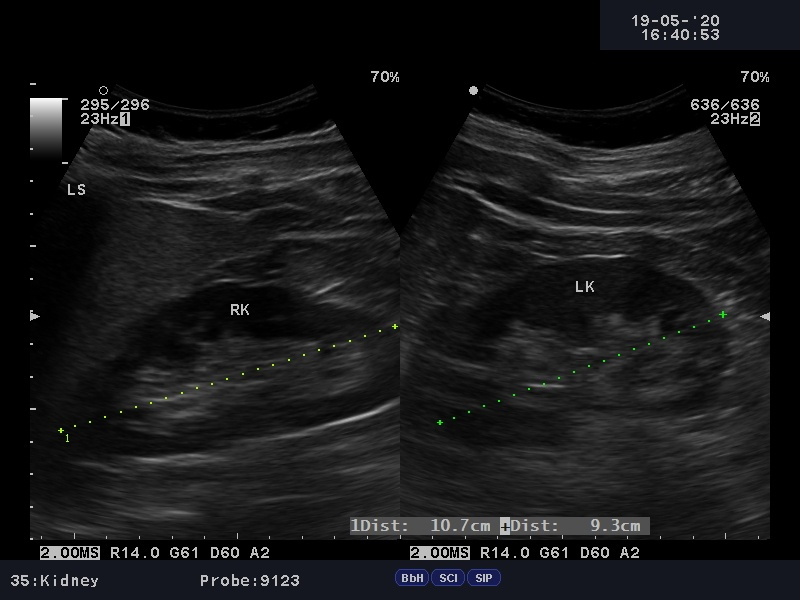
#> input picture images/-_2003880-_URO-_20442_20200519_Kidney_0002.JPG, 800 x 600 px, found by its file name
$ python external.py
#> lines starting #> are read from the running program, lines starting #| are printed output that depends on the picture; after the words box and inside, x2 and y2 are one past the last pixel; in counts of white or black regions, pixels touching at a corner belong together
# [25 lines of commented-out code are left out]
import cv2
import matplotlib.pyplot as plt

# Read the image
image1 = cv2.imread('images/-_2003880-_URO-_20442_20200519_Kidney_0002.JPG')
#> image1 is the input picture: shape (600, 800, 3); mean B, G, R 24.6, 23.8, 23.5

# Display the image
plt.figure(figsize=[10,10])
plt.imshow(image1[:,:,::-1]);plt.title("Original Image");plt.axis("off")

image1_copy = image1.copy()

# Convert the image to gray-scale
gray = cv2.cvtColor(image1_copy, cv2.COLOR_BGR2GRAY)

# Display the result
plt.imshow(gray, cmap="gray");plt.title("Gray-scale Image");plt.axis("off")

gray_inverted = cv2.bitwise_not(gray)
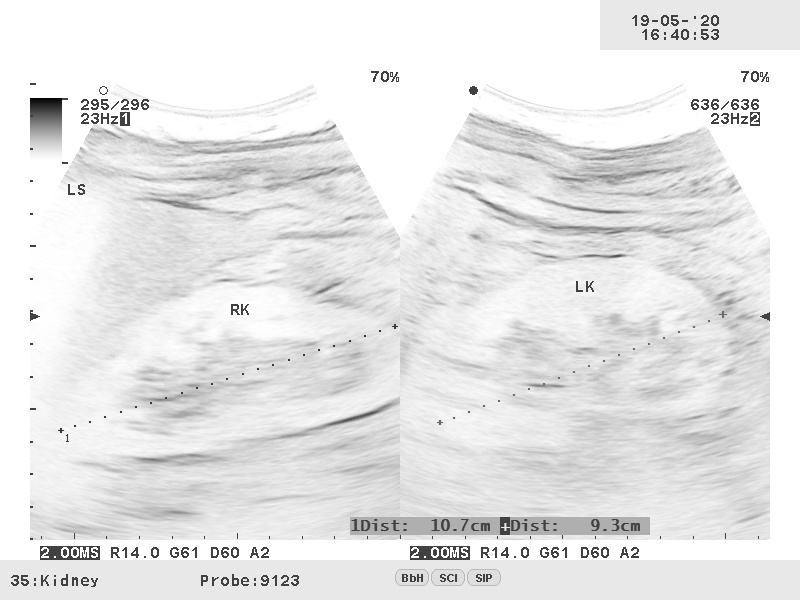
#> gray_inverted: shape (600, 800); min 1, max 255, mean 231.2

# Display the result
plt.figure(figsize=[10,10])
plt.imshow(gray_inverted ,cmap="gray");plt.title("Bitwise Inverted");plt.axis("off")

# Find the contours from the inverted gray-scale image
contours, hierarchy = cv2.findContours(gray_inverted, cv2.RETR_EXTERNAL, cv2.CHAIN_APPROX_NONE)
#> contours = 1 contour; box (x1, y1, x2, y2) and area: (0, 0, 800, 600) 478601

# draw all contours
cv2.drawContours(image1_copy, contours, -1, (0, 255, 0), 2)
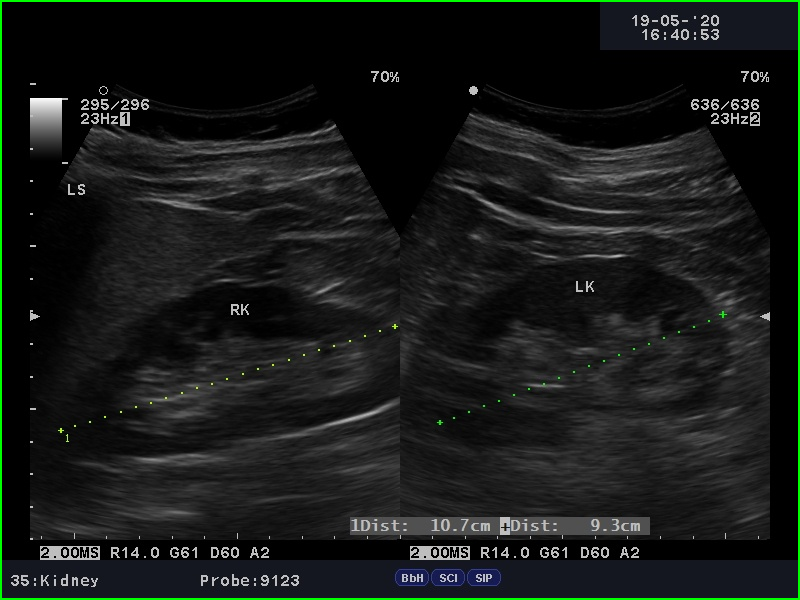
#> image1_copy: shape (600, 800, 3); 1.16% of pixels changed, all inside (x1, y1, x2, y2) = (0, 0, 800, 600)

# Display the result
plt.figure(figsize=[10,10])
plt.imshow(image1_copy[:,:,::-1]);plt.title("Contours Detected");plt.axis("off")
# plt.show()

# Create a binary thresholded image
_, binary = cv2.threshold(gray_inverted, 250, 1, cv2.THRESH_BINARY)
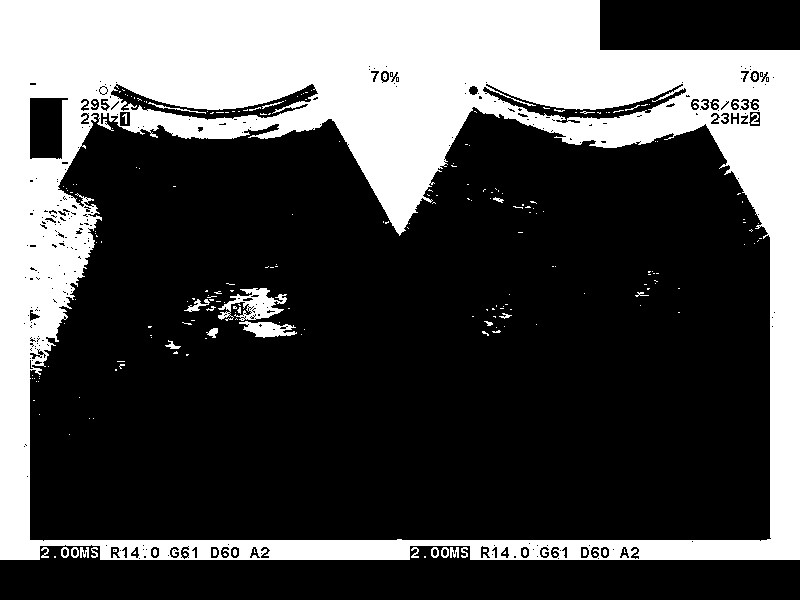
#> binary: shape (600, 800); values 0 (black) and 1 (white), 31% white; 234 white regions (200 under 20 px)

# Display the result
plt.figure(figsize=[10,10])
plt.imshow(binary, cmap="gray");plt.title("Binary Image");plt.axis("off")
# plt.show()

image1_copy = image1.copy()

# Read the image
Gray_image = cv2.imread('images/original_img.png', 0)
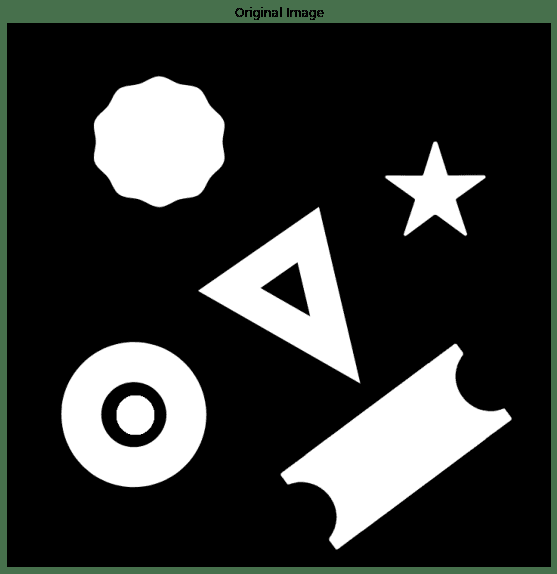
#> input picture images/original_img.png, 557 x 574 px, found by its file name
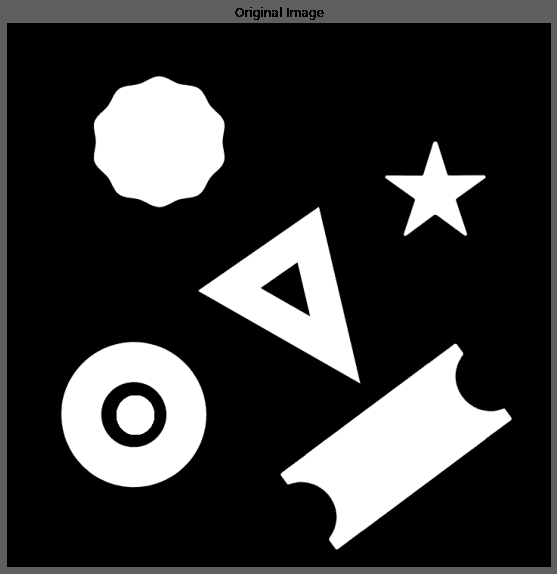
#> Gray_image: shape (574, 557); min 0, max 255, mean 55.1

# Find all contours in the image.
contours, hierarchy = cv2.findContours(binary, cv2.RETR_EXTERNAL, cv2.CHAIN_APPROX_SIMPLE)
#> contours = 13 contours, 2 with area under 20; largest, box (x1, y1, x2, y2) and area: (0, 0, 800, 560) 434934, (61, 547, 69, 558) 62, (441, 547, 449, 558) 61, (431, 547, 439, 558) 61, (71, 547, 79, 558) 61

# Draw all the contours.
cv2.drawContours(binary, contours, -1, (0,255,0), 3)
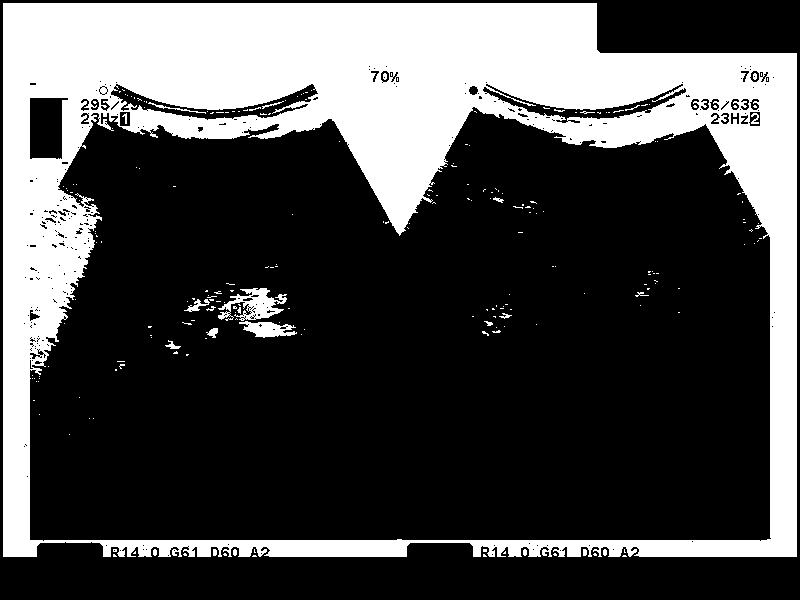
#> binary: shape (600, 800); values 0 (black) and 1 (white), 29.1% white; 226 white regions (202 under 20 px), largest, box (x1, y1, x2, y2) and area: (3, 3, 797, 557) 136627, (218, 288, 287, 321) 1068, (239, 321, 297, 338) 564

# Print the number of Contours returned
print("Number of Contours Returned: {}".format(len(contours)))
#| Number of Contours Returned: 13

# Display the results.
plt.figure(figsize=[10,10])
plt.imshow(binary);plt.axis("off");plt.title('Retrieval Mode: RETR_EXTERNAL')
plt.show()
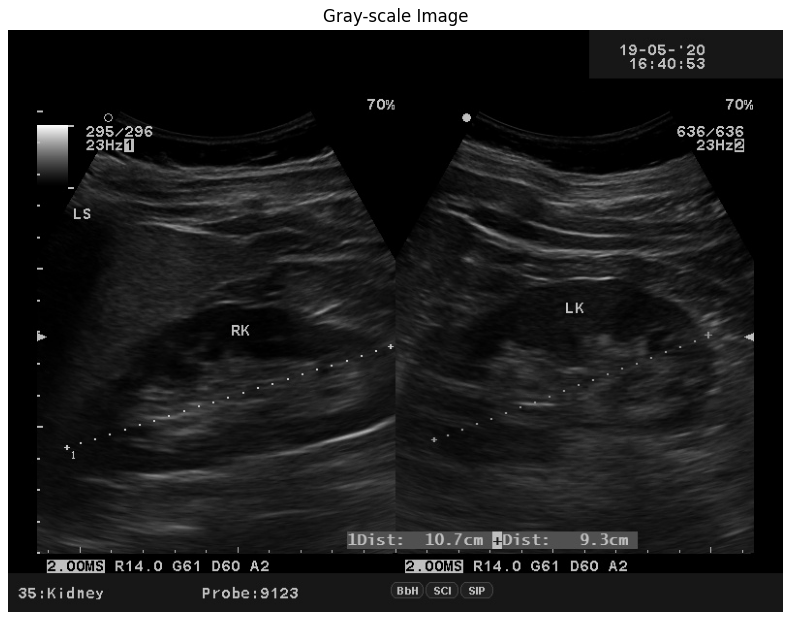
#> figure drawn by matplotlib, 1 panel
